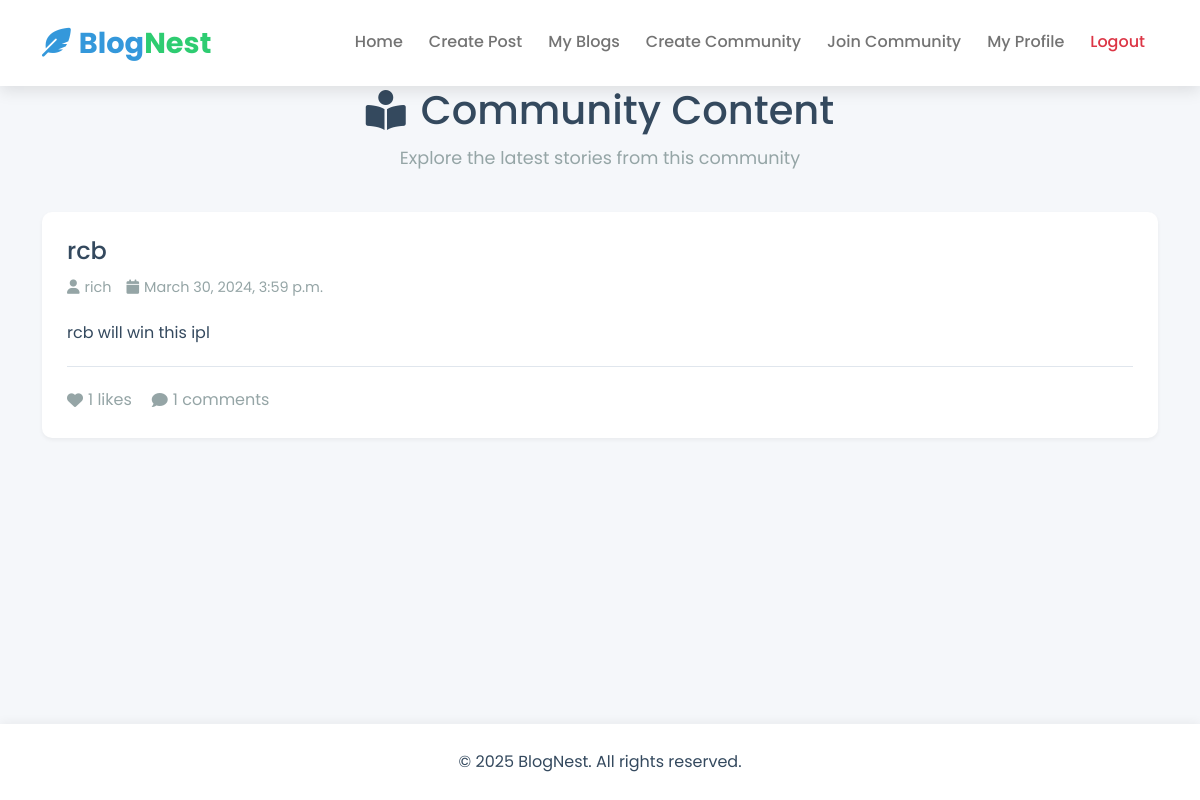
/show_content/9, run on an earlier commit of the app's database.
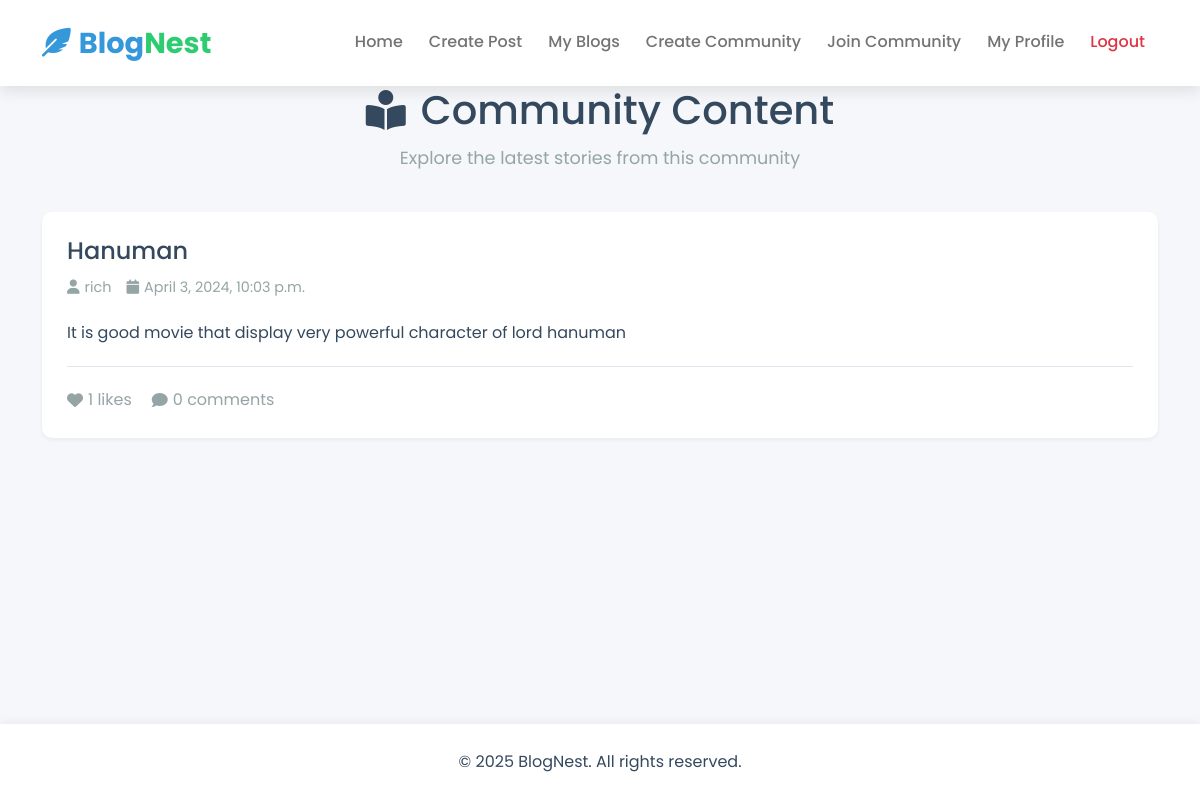
And on a later commit of the database.
### Blog/models.py (models this page shows)
class BlogPost(models.Model):
  BlogId = models.IntegerField(primary_key = True)
  Title = models.CharField(max_length=50)
  BlogData = models.CharField(max_length=5000, null =False , default ='')
  DatePosted = models.DateTimeField()
  Likes = models.IntegerField()
  Comments = models.IntegerField()
  UserID = models.ForeignKey(User, null=True, on_delete=models.CASCADE)
  CategoryId = models.ForeignKey(Category, null=True, on_delete=models.CASCADE)

### Blog/views.py (the view)
# urls.py: path('show_content/<int:pk>', show_content, name='show_content'),
def show_content(request,pk):
  user = User.objects.get(pk = pk)
  blogs=BlogPost.objects.all()
  all_blogs = BlogPost.objects.filter(UserID=user)
  return render(request,'show_content.html',{'all_blogs' :all_blogs})

### templates/show_content.html (shortened to what this page needs)
{% load static %}
<!DOCTYPE html>
<html lang="en">
<head>
    <link href="https://cdn.jsdelivr.net/npm/bootstrap@5.0.2/dist/css/bootstrap.min.css" rel="stylesheet">
    <link href="https://cdnjs.cloudflare.com/ajax/libs/font-awesome/6.0.0-beta3/css/all.min.css" rel="stylesheet">
    <link href="{% static 'css/home.css' %}" rel="stylesheet">
    <link href="{% static 'css/community.css' %}" rel="stylesheet">
</head>
<body>
    <nav class="navbar navbar-expand-lg navbar-light">
        <div class="container">
            <a class="navbar-brand" href="/home">
                <i class="fas fa-feather-alt brand-icon"></i>Blog<span>Nest</span>
            </a>
            <div class="collapse navbar-collapse" id="navbarSupportedContent">
                <ul class="navbar-nav ms-auto mb-2 mb-lg-0">
                    <li class="nav-item">
                        <a class="nav-link" href="/home">Home</a>
                    </li>
                    <li class="nav-item">
                        <a class="nav-link" href="/create">Create Post</a>
                    </li>
                    <li class="nav-item">
                        <a class="nav-link" href="/myallblogs">My Blogs</a>
                    </li>
                    <li class="nav-item">
                        <a class="nav-link" href="/create_community">Create Community</a>
                    </li>
                    <li class="nav-item">
                        <a class="nav-link" href="/join_community">Join Community</a>
                    </li>
                    <li class="nav-item">
                        <a class="nav-link" href="{% url 'user_profile' %}">My Profile</a>
                    </li>
                    <li class="nav-item">
                        <a class="nav-link text-danger" href="{% url 'logout' %}">Logout</a>
                    </li>
                </ul>
            </div>
        </div>
    </nav>
    <div class="container main-container">
        <div class="page-header">
            <h1><i class="fas fa-book-reader"></i> Community Content</h1>
            <p>Explore the latest stories from this community</p>
        </div>
        <div class="content-grid">
            {% for blog in all_blogs %}
            <div class="content-card">
                <div class="content-header">
                    <h2>{{ blog.Title }}</h2>
                    <div class="content-meta">
                        <span><i class="fas fa-user"></i> {{ blog.UserID.username }}</span>
                        <span><i class="fas fa-calendar"></i> {{ blog.DatePosted }}</span>
                    </div>
                </div>
                <div class="content-body">
                    <p>{{ blog.BlogData }}</p>
                </div>
                <div class="content-footer">
                    <span class="interaction-item">
                        <i class="fas fa-heart"></i> {{ blog.Likes }} likes
                    </span>
                    <span class="interaction-item">
                        <i class="fas fa-comment"></i> {{ blog.Comments }} comments
                    </span>
                </div>
            </div>
            {% endfor %}
        </div>
    </div>
    <footer class="footer">
        <div class="container text-center">
            <p class="mb-0">&copy; 2025 BlogNest. All rights reserved.</p>
        </div>
    </footer>
</body>
</html>

What changed in the data, as far as the page shows it:
removed BlogPost: Title "rcb", UserID.username "rich", DatePosted "March 30, 2024, 3:59 p.m.", BlogData "rcb will win this ipl", Likes "1", Comments "1"
added BlogPost: Title "Hanuman", UserID.username "rich", DatePosted "April 3, 2024, 10:03 p.m.", BlogData "It is good movie that display very powerful character of lord hanuman", Likes "1", Comments "0"
